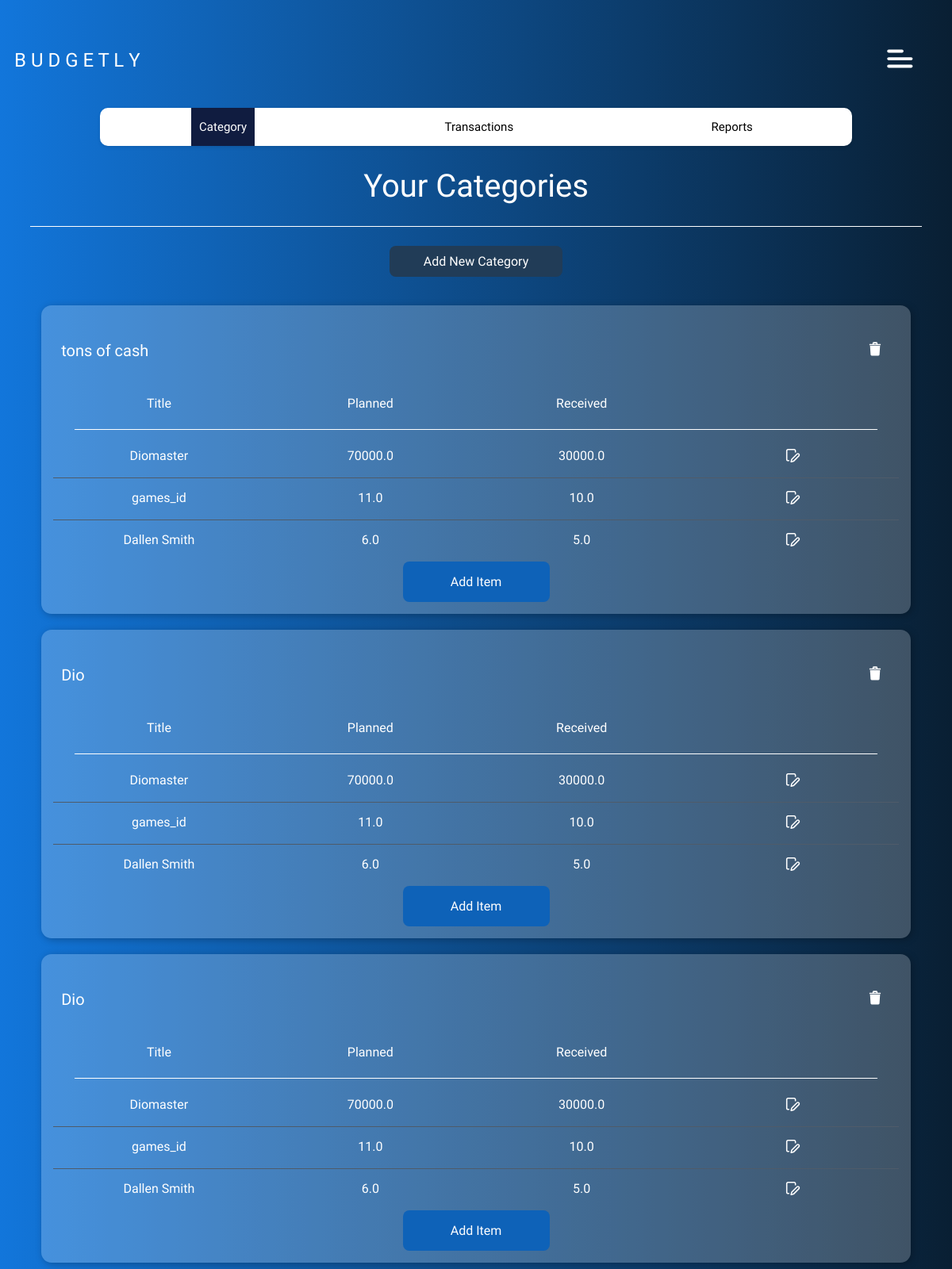
Screenshot of /budget/category/ with the database file from the repository.
### expenses/models.py (models this page shows, shortened)
class Category(models.Model):
    name = models.CharField(max_length=100)

class Item(models.Model):
    name = models.CharField(max_length=100)
    category = models.ForeignKey('Category', on_delete=models.CASCADE)
    planned = models.FloatField(max_length=15)
    received = models.FloatField(max_length=15)

### expenses/views.py (the view)
# urls.py: path('budget/category/', category_view, name='category'),
def category_view(request):
    categories = Category.objects.all()
    items = Item.objects.all()
    return render(request, 'budget/category.html', {'categories': categories, 'items': items})

### expenses/templates/budget/category.html
{% extends "../base/base.html" %}
{% load static %}
{% block template %}
{% include "../base/navbar.html" %}
<h1 class="page-header-title">Your Categories</h1>
<hr class="category-horizontal-rule">
<div class="new-category-button-container">
    <a class="new-category-button-link" href="{% url 'expenses:add_category' %}">
        <p class="new-category-button">Add New Category</p>
    </a>
</div>
{% for category in categories %}
<div class="category-card-container">
    <div class="category-card-top-section">
        <p class="category-card-title-text">{{ category.name }}</p>
        <a href="#">
            <img src="{% static 'expenses/images/trash.svg' %}">
        </a>
    </div>
    <div class="category-card-table-info">
        <div class="transactions-table category-table-container">
            <div class="transactions-table-header">
                <div class="table-cell">Title</div>
                <div class="table-cell">Planned</div>
                <div class="table-cell">Received</div>
            </div>
            <hr class="horizontal-rule">
            {% for i in items %}
            <div class="transaction-row">
                <div class="table-cell">{{i.name}}</div>
                <div class="table-cell">{{i.planned}}</div>
                <div class="table-cell">{{i.received}}</div>
                <div class="table-cell">
                    <a href="#">
                        <img src="{% static 'expenses/images/edit.svg' %}">
                    </a>
                </div>
            </div>
            {% endfor %}
        </div>
    </div>
    <div class="category-card-bottom-section">
        <div class="category-add-item-button-container">
            <a href="{% url 'expenses:add_item' %}" class="category-add-item-button-link">
                <p class="category-add-item-button-text">Add Item</p>
            </a>
        </div>
    </div>
</div>
{% endfor %}
{% endblock %}

### expenses/static/expenses/main.css (style rules this page uses)
body { background: linear-gradient(90deg, #1276DB, #091F33); }

### expenses/static/expenses/category.css (style rules this page uses)
.page-header-title { color: white; text-align: center; font-family: "Teko", sans-serif; font-size: 40px; font-style: normal; font-weight: 400; line-height: normal; }
.new-category-button { border: none; border-radius: 8px; background: #213C57; color: white; padding: 10px 15px; font-size: 16px; text-align: center; font-family: "Archivo Narrow", sans-serif; width: 188px; }
.new-category-button-link { text-decoration: none; text-align: center; }
.new-category-button-container { display: flex; justify-content: center; }
.category-horizontal-rule { border: none; height: 1px; color: #ffffff; background-color: #ffffff; width: 95%; }
.category-card-container { border-radius: 13px; background: rgba(255, 255, 255, 0.22); box-shadow: 2px 2px 10px 0px rgba(0, 0, 0, 0.25); padding: 15px; width: 90%; margin-left: auto; margin-right: auto; color: white; margin-top: 20px; font-family: "Archivo Narrow", sans-serif; }
.category-card-top-section { display: flex; align-items: center; justify-content: space-between; padding: 10px; }
.category-card-title-text { font-size: 20px; font-style: normal; font-weight: 200; line-height: normal; }
.category-add-item-button-container { display: flex; justify-content: center; }
.category-add-item-button-link { text-decoration: none; background-color: #0E62B8; color: white; width: 185px; text-align: center; border-radius: 8px; }
.category-table-container { margin-left: auto; margin-right: auto; }

### expenses/static/expenses/transactions.css (style rules this page uses)
.page-header-title { font-family: 'Teko', sans-serif; font-size: 40px; font-weight: 400; line-height: normal; }
.horizontal-rule { border: none; height: 1px; color: #ffffff; background-color: #ffffff; width: 95%; }
.transactions-table { width: 100%; color: white; border-radius: 8px; overflow: hidden; }
.transactions-table-header, .transaction-row { display: grid; grid-template-columns: repeat(4, 1fr); }
.transactions-table-header { padding: 10px 0; }
.transaction-row { padding: 10px 0; }
.table-cell { text-align: center; padding: 5px; }
.transaction-row:not(:last-child) { border-bottom: 1px solid #4F5B69; }

### rows the page displays
Category: name "tons of cash"
Item: name "Diomaster", planned "70000.0", received "30000.0"
Item: name "games_id", planned "11.0", received "10.0"
Item: name "Dallen Smith", planned "6.0", received "5.0"
Category: name "Dio"
Category: name "Dio"
